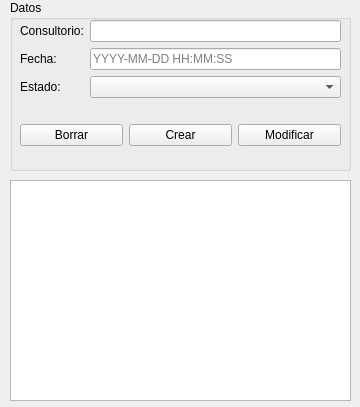
<?xml version="1.0" encoding="UTF-8"?>
<ui version="4.0">
 <class>Form</class>
 <widget class="QWidget" name="Form">
  <property name="geometry">
   <rect>
    <x>0</x>
    <y>0</y>
    <width>360</width>
    <height>407</height>
   </rect>
  </property>
  <property name="windowTitle">
   <string>Cita CRUD</string>
  </property>
  <property name="windowIcon">
   <iconset resource="resources.qrc">
    <normaloff>:/icons/icons/cita.png</normaloff>:/icons/icons/cita.png</iconset>
  </property>
  <widget class="QGroupBox" name="groupBox">
   <property name="geometry">
    <rect>
     <x>10</x>
     <y>0</y>
     <width>341</width>
     <height>171</height>
    </rect>
   </property>
   <property name="title">
    <string>Datos</string>
   </property>
   <widget class="QWidget" name="formLayoutWidget_2">
    <property name="geometry">
     <rect>
      <x>10</x>
      <y>20</y>
      <width>321</width>
      <height>80</height>
     </rect>
    </property>
    <layout class="QFormLayout" name="formLayout">
     <item row="0" column="0">
      <widget class="QLabel" name="officeLabel">
       <property name="text">
        <string>Consultorio:</string>
       </property>
      </widget>
     </item>
     <item row="0" column="1">
      <widget class="QLineEdit" name="officeInput"/>
     </item>
     <item row="1" column="0">
      <widget class="QLabel" name="dateLabel">
       <property name="text">
        <string>Fecha:</string>
       </property>
      </widget>
     </item>
     <item row="1" column="1">
      <widget class="QLineEdit" name="dateInput">
       <property name="placeholderText">
        <string>YYYY-MM-DD HH:MM:SS</string>
       </property>
      </widget>
     </item>
     <item row="2" column="0">
      <widget class="QLabel" name="statusLabel">
       <property name="text">
        <string>Estado:</string>
       </property>
      </widget>
     </item>
     <item row="2" column="1">
      <widget class="QComboBox" name="statusComboBox"/>
     </item>
    </layout>
   </widget>
   <widget class="QWidget" name="horizontalLayoutWidget">
    <property name="geometry">
     <rect>
      <x>10</x>
      <y>110</y>
      <width>321</width>
      <height>51</height>
     </rect>
    </property>
    <layout class="QHBoxLayout" name="horizontalLayout">
     <item>
      <widget class="QPushButton" name="removeButton">
       <property name="text">
        <string>Borrar</string>
       </property>
      </widget>
     </item>
     <item>
      <widget class="QPushButton" name="createButton">
       <property name="text">
        <string>Crear</string>
       </property>
      </widget>
     </item>
     <item>
      <widget class="QPushButton" name="modifyButton">
       <property name="text">
        <string>Modificar</string>
       </property>
      </widget>
     </item>
    </layout>
   </widget>
  </widget>
  <widget class="QTableView" name="appointmentsTable">
   <property name="geometry">
    <rect>
     <x>10</x>
     <y>180</y>
     <width>341</width>
     <height>221</height>
    </rect>
   </property>
  </widget>
 </widget>
 <resources>
  <include location="resources.qrc"/>
 </resources>
 <connections/>
</ui>
